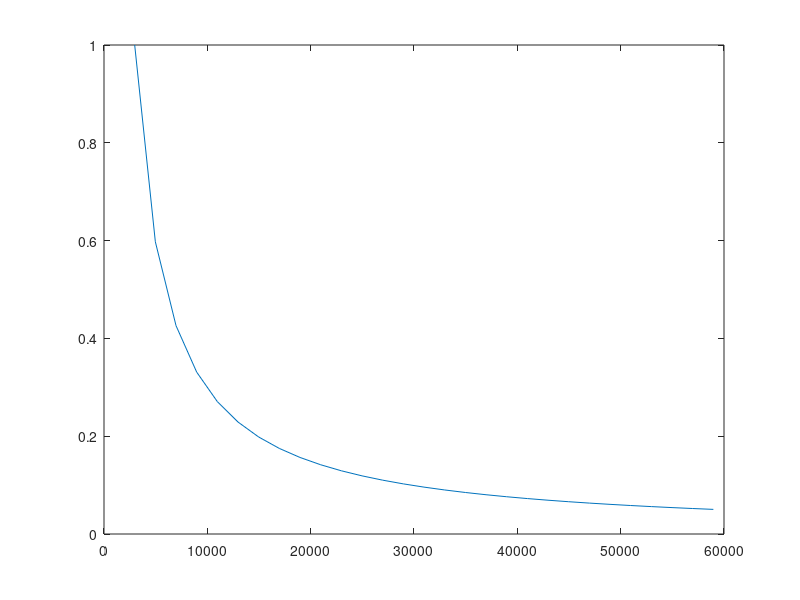

MATLAB code to generate this figure:
%
% Beispiel 1
%

K = 6.67e-11;
M = 1.99e30;
c = 2.99e8;

rStart = (2*K*M)/(c^2);
rEnd = (2*K*M)/(0.05*c^2);

(2*K*M) / (rStart*c^2);
(2*K*M) / (rEnd  *c^2);

rDelta = rStart:2000:rEnd;
x = zeros(1,size(rDelta,2));
for i=1:size(rDelta,2)
  x(i) = (2*K*M) / (rDelta(i)*c^2);
endfor

plot(rDelta, x);

xx(1,:) = rDelta;
xx(2,:) = x;
csvwrite('bsp1.csv', xx');